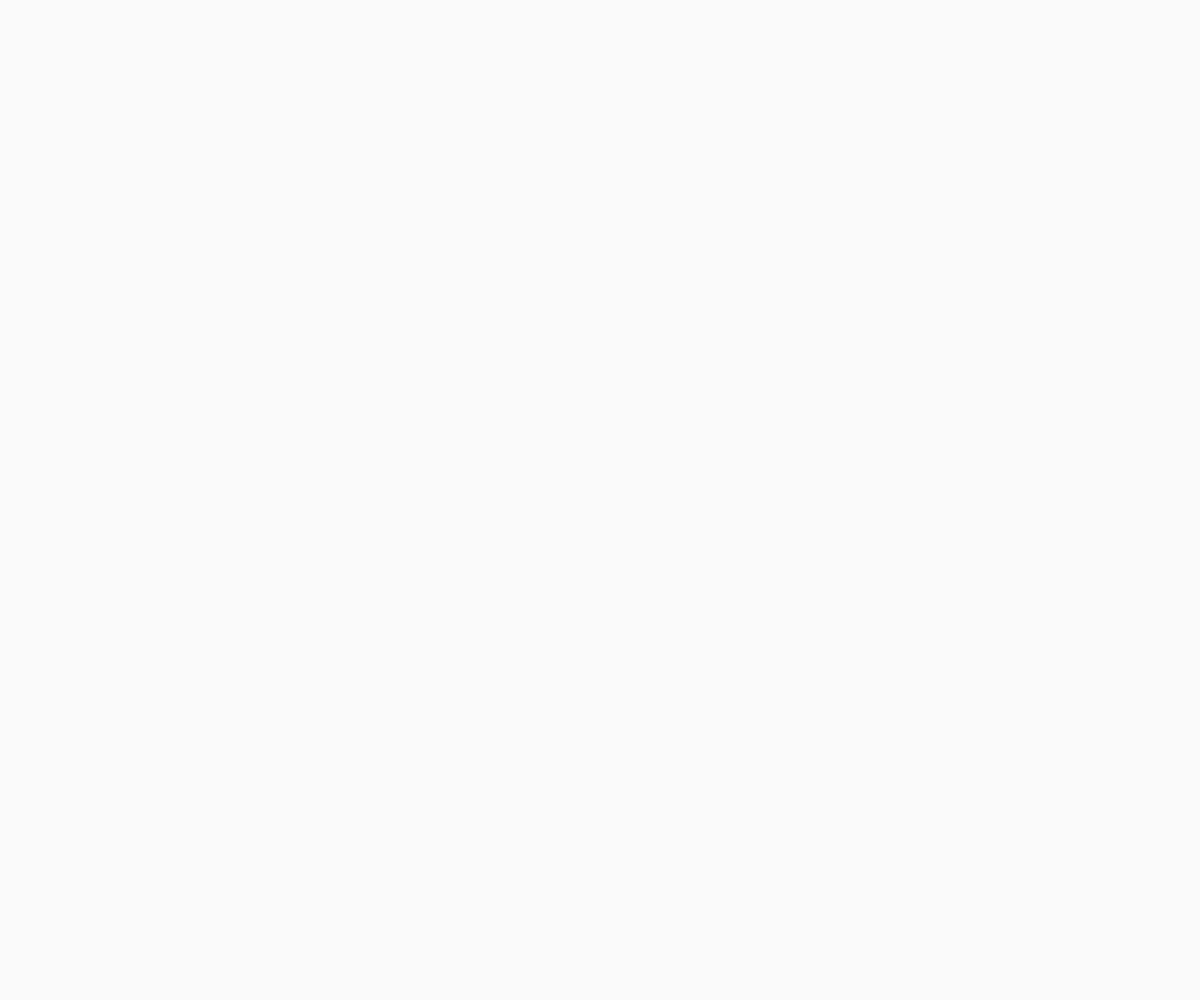
Frame 1 (no input)
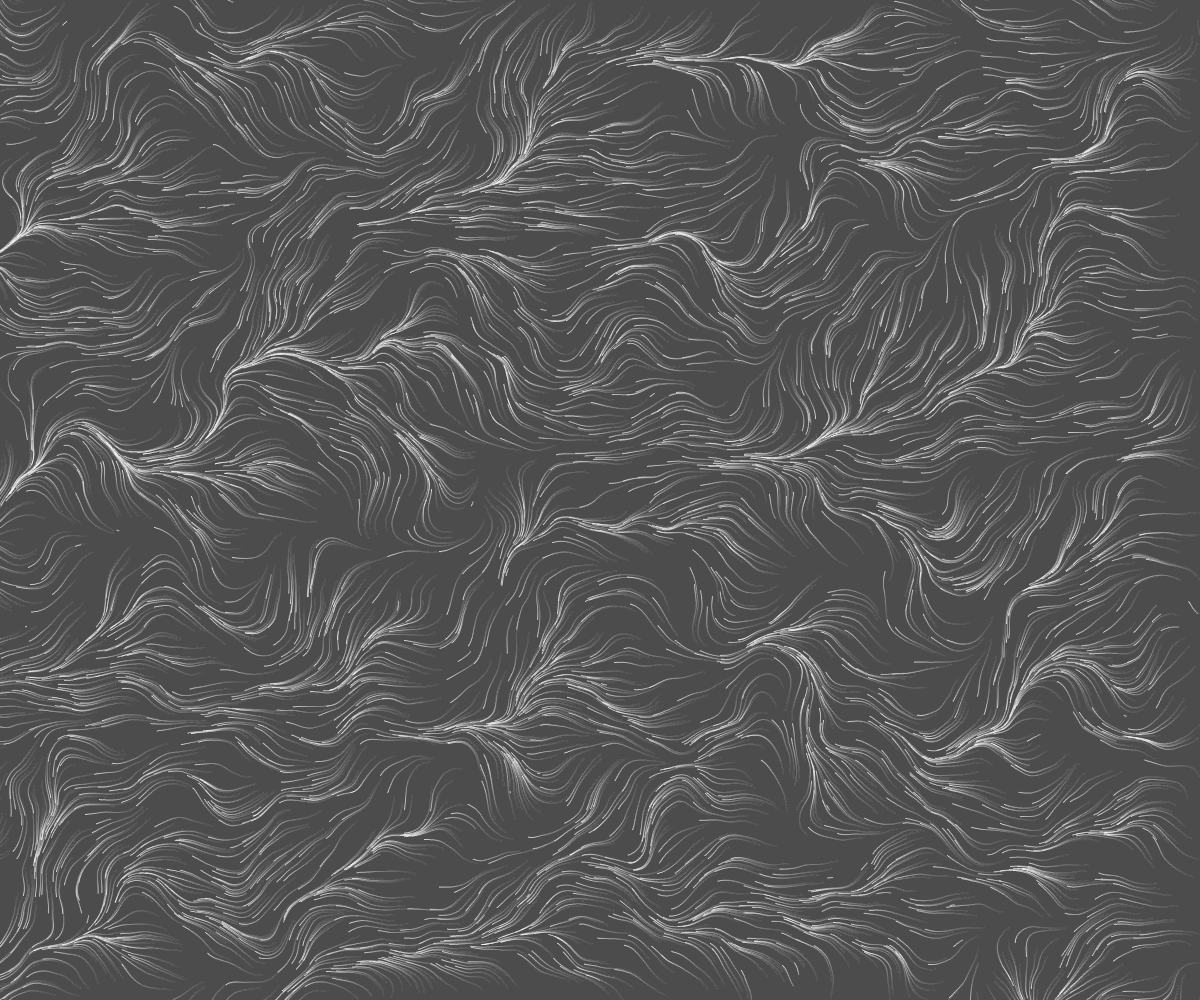
Frame 60 (no input)
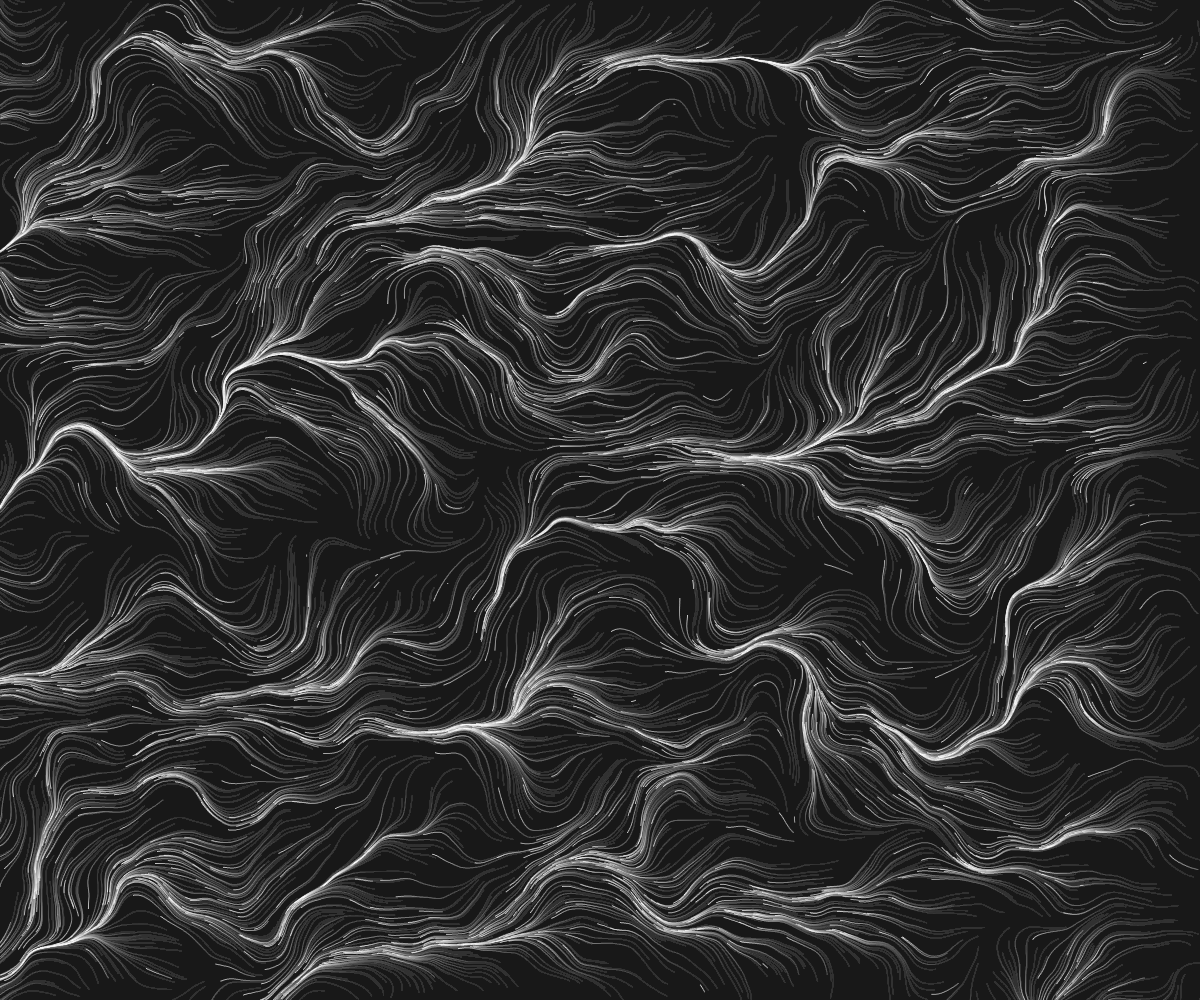
Frame 120 (the mouse pressed at the canvas centre since frame 60)

The p5.js sketch that drew these frames (run headless with seeded random() and noise() and a simulated clock; from frame 60 on, the mouse is pressed at the canvas centre):

// p5.js sketch
// ── sketch.js
let particles = [];
const num = 4500;
const noiseScale = 0.01;

function setup() {
  createCanvas(windowWidth, windowHeight);
  for (let i = 0; i < num; i++) {
    particles.push(createVector(random(windowWidth), random(windowHeight)));
  }
  stroke(255);
}

function draw() {
  background(0, 5);
  frameRate(50);
  for (let i = 0; i < num; i++) {
    let p = particles[i];
    point(p.x, p.y);
    let n = noise(p.x * noiseScale, p.y * noiseScale);
    let a = TAU * n;
    p.x += cos(a);
    p.y += sin(a);
    if (!onScreen(p)) {
      p.x = random(windowWidth);
      p.y = random(windowHeight);
    }
  }
}

function mouseReleased() {
  noiseSeed(millis());
}

function onScreen(v) {
  return v.x >= 0 && v.x <= windowWidth && v.y >= 0 && v.y <= windowHeight;
}
